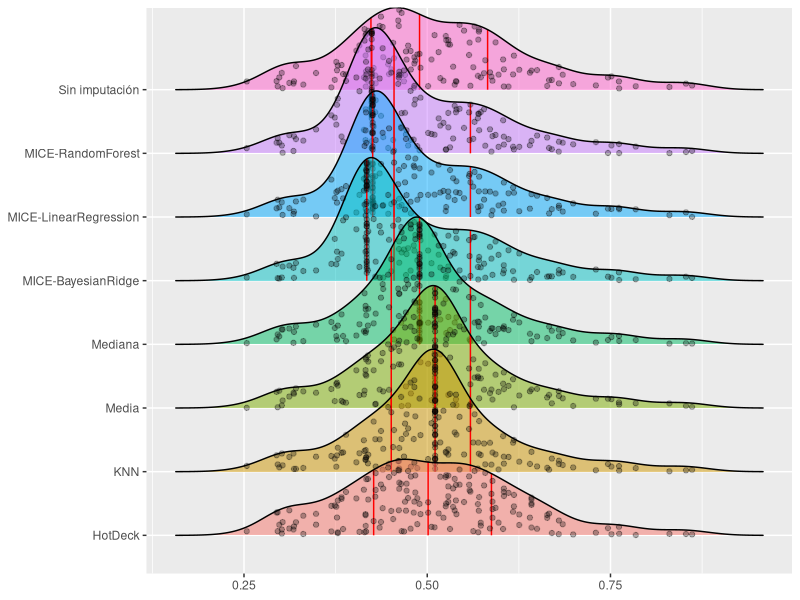
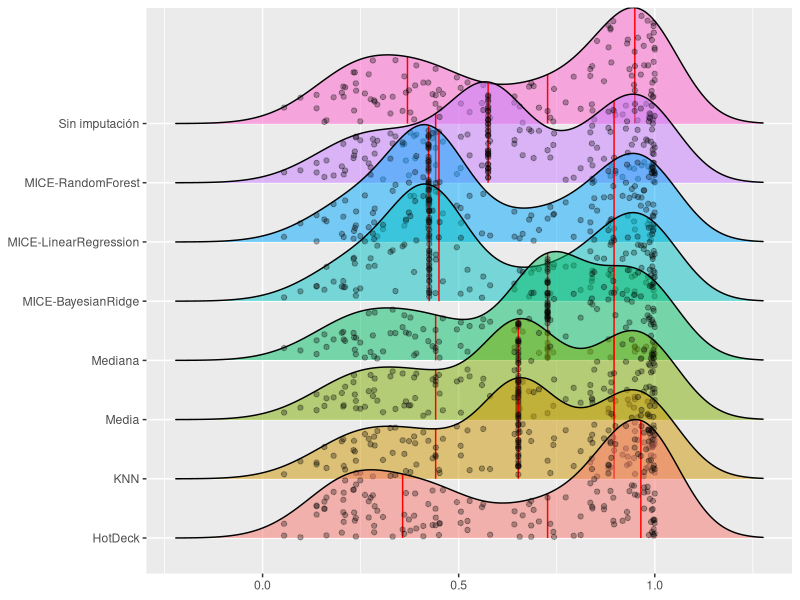
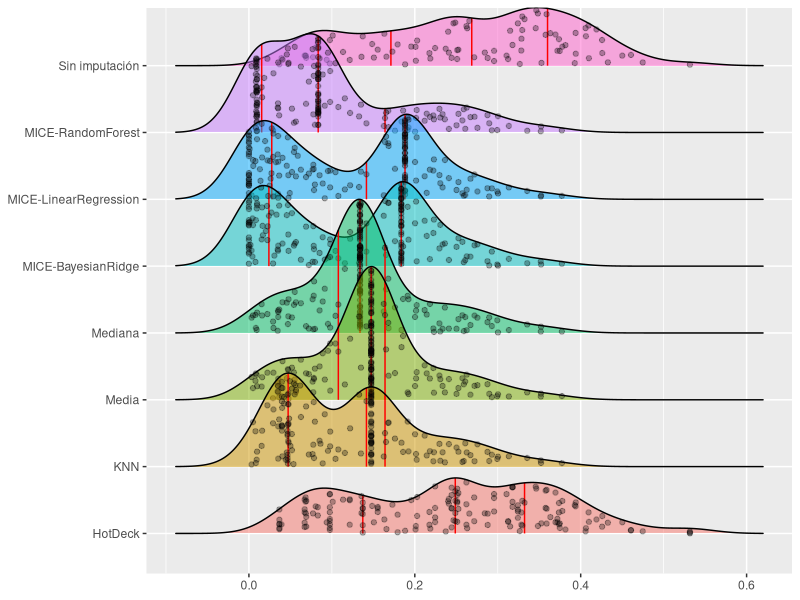
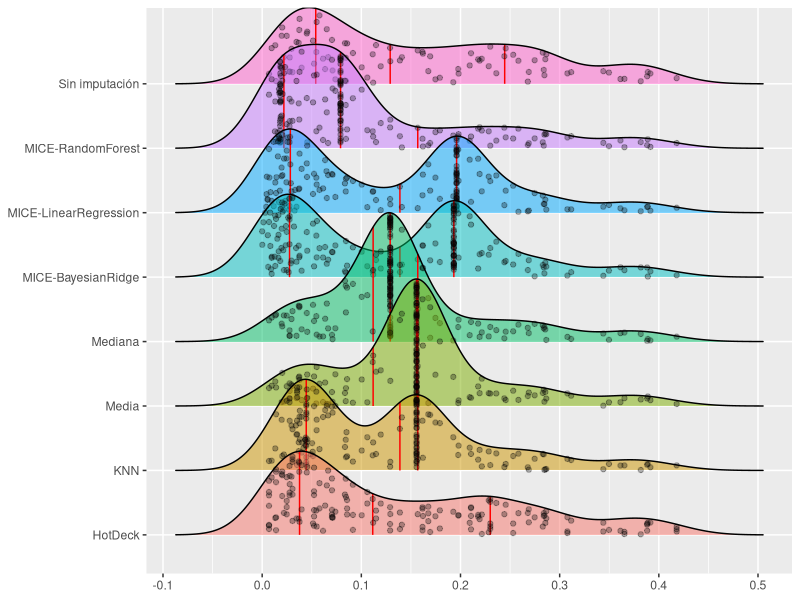
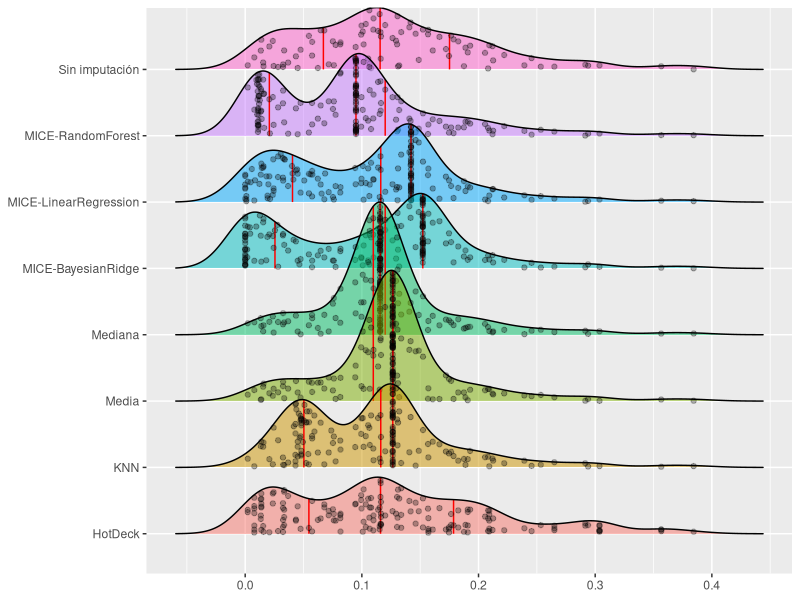
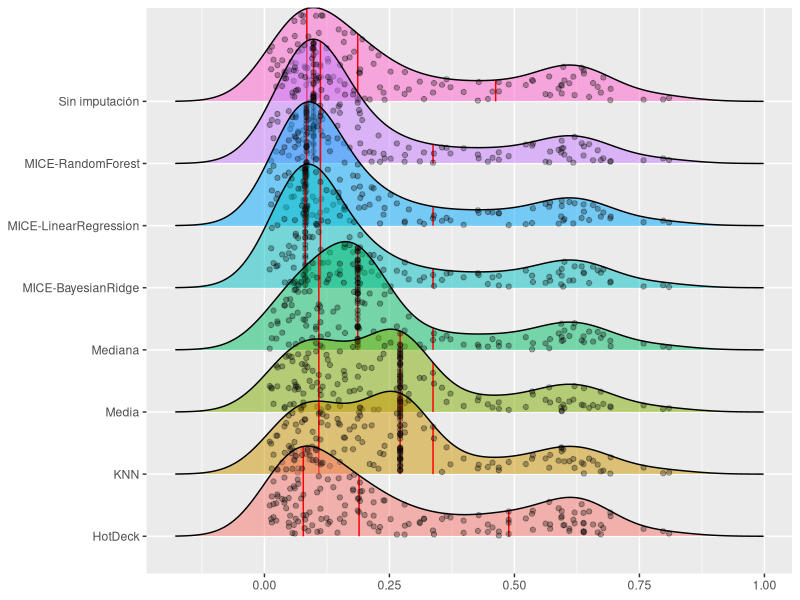
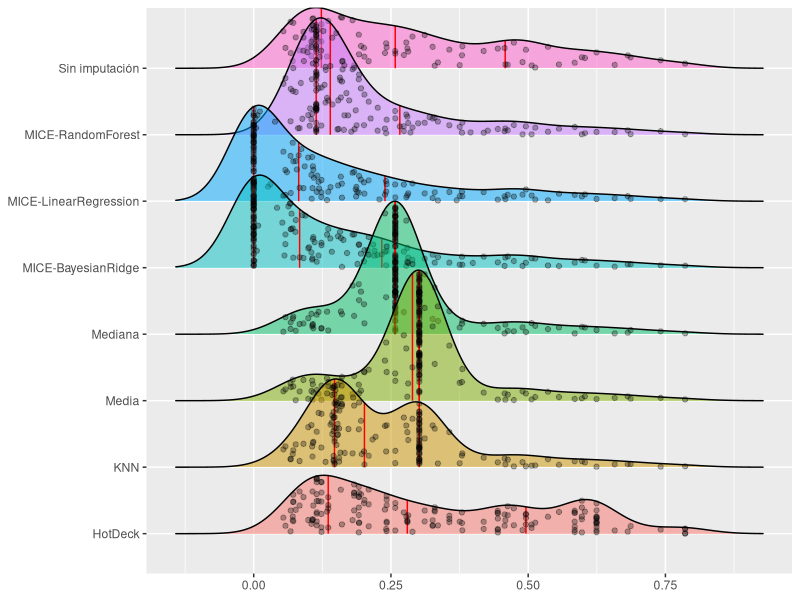
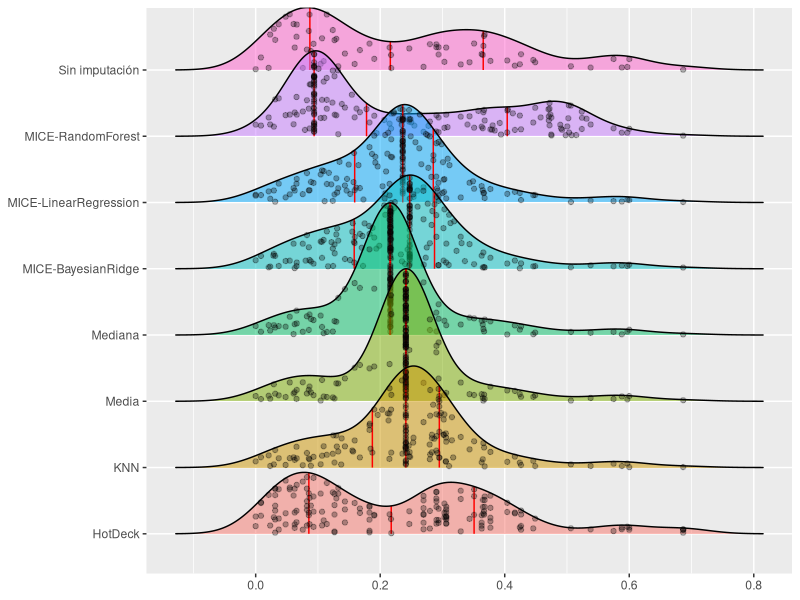

The R source for these figures, in order:
require(tidyverse)
require(ggplot2)
require(ggridges)
require(VIM)
# require(mice) # Cargamos la librería

#wd
# setwd('/home/mateo1/repos/financialinclusionClustering')
setwd('C:/Users/mateo/Documents/repos/financialinclusionClustering')

#data
dataset = read.csv("data/data.csv")
data = dataset[ dataset$year == 2021,]


# imputacion hot deck
hotdeck_imp <-hotdeck(data  , imp_var =F)
hotdeck_imp$imputer = 'HotDeck' 


# levanto data from py
data_imp = read.csv('results/data_imputada_py.csv') %>% 
  bind_rows(hotdeck_imp) %>% 
  bind_rows(data %>% 
              # na.omit() %>% 
              mutate(imputer= 'Sin imputación'))


write.csv(data_imp, file = "results/data_imputada.csv", row.names = F)

table(data_imp$imputer)


# PLOTSSS
# https://cran.r-project.org/web/packages/ggridges/vignettes/introduction.html#:~:text=The%20ggridges%20package%20provides%20two,then%20draws%20those%20using%20ridgelines.
# scale = 5, substantial overlap

for (i in names(data_imp[, 4:ncol(data_imp) ])) {
  print(i) 
  if (i != 'imputer'){
    print ( data_imp %>% 
              ggplot(aes(x = data_imp[,i], y = imputer, fill = imputer )) + 
              geom_density_ridges(
                scale = 2,
                quantiles = 4,
                quantile_lines = TRUE,   vline_size = 0.5, vline_color = "red",
                alpha = .5
                , jittered_points = TRUE, point_alpha = 0.3
              ) + 
              # scale_point_color_hue(l = 40) +
              # scale_discrete_manual(aesthetics = "point_shape", values = c(21, 22, 23, 24, 25))+
              labs()+
              theme(legend.position = 'none', 
                    axis.title = element_blank()) 
    )  
    ggsave(paste0('results/dist_imp/dist_',i,'.jpg' ))
    
  }
}
